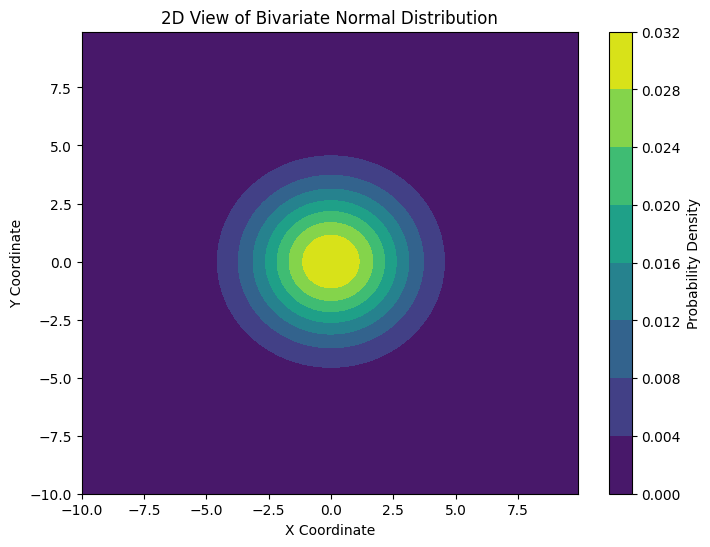

The Python source for this figure:
from IPython import get_ipython
from IPython.display import display
# %%
import numpy as np
import matplotlib.pyplot as plt
from mpl_toolkits.mplot3d import Axes3D  # required for 3D plotting
from scipy.stats import multivariate_normal
# Install rasterio if not already installed
!pip install rasterio
# Import rasterio
import rasterio
# Import from_origin
from rasterio.transform import from_origin


# ---------------------------
# Step 1: Create a grid and define the bivariate distribution
# ---------------------------

# Define grid boundaries and resolution
x_min, x_max = -10, 10
y_min, y_max = -10, 10
resolution = 0.1  # grid cell size

# Create coordinate arrays
x = np.arange(x_min, x_max, resolution)
y = np.arange(y_min, y_max, resolution)
X, Y = np.meshgrid(x, y)

# Define parameters for a bivariate normal distribution
mean = [0, 0]
cov = [[5, 0], [0, 5]]  # Variance of 5 in both directions, no covariance

# Create a multivariate normal distribution object
rv = multivariate_normal(mean, cov)

# Evaluate the distribution over the grid
# The .dstack stacks X and Y along the third dimension, yielding an array of (x, y) pairs.
pos = np.dstack((X, Y))
Z = rv.pdf(pos)

# ---------------------------
# Visualize the distribution in 2D
# ---------------------------

plt.figure(figsize=(8, 6))
plt.contourf(X, Y, Z, cmap='viridis')
plt.colorbar(label='Probability Density')
plt.xlabel('X Coordinate')
plt.ylabel('Y Coordinate')
plt.title('2D View of Bivariate Normal Distribution')
plt.show()

print("Raster fun!")
